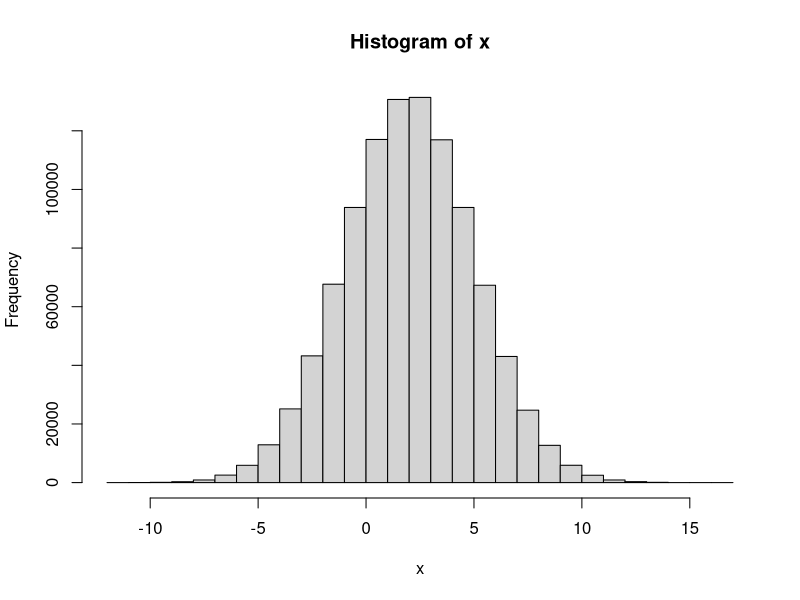
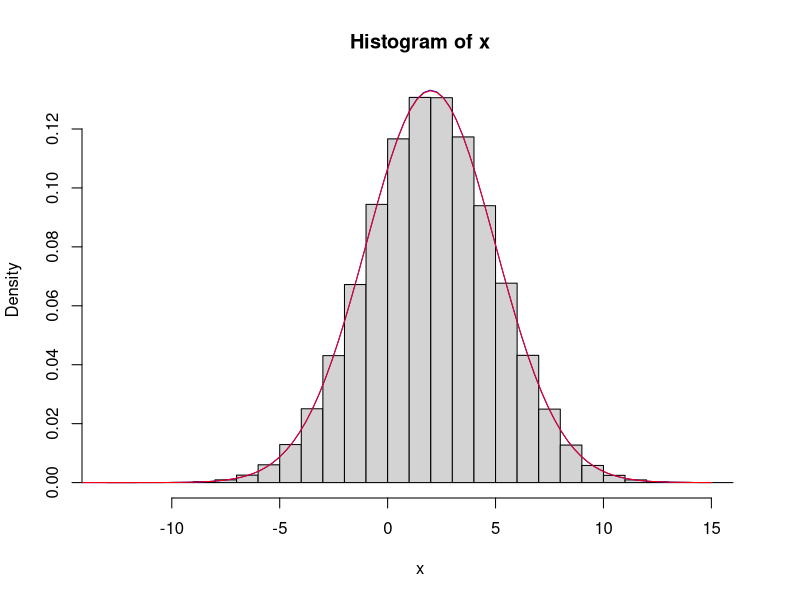
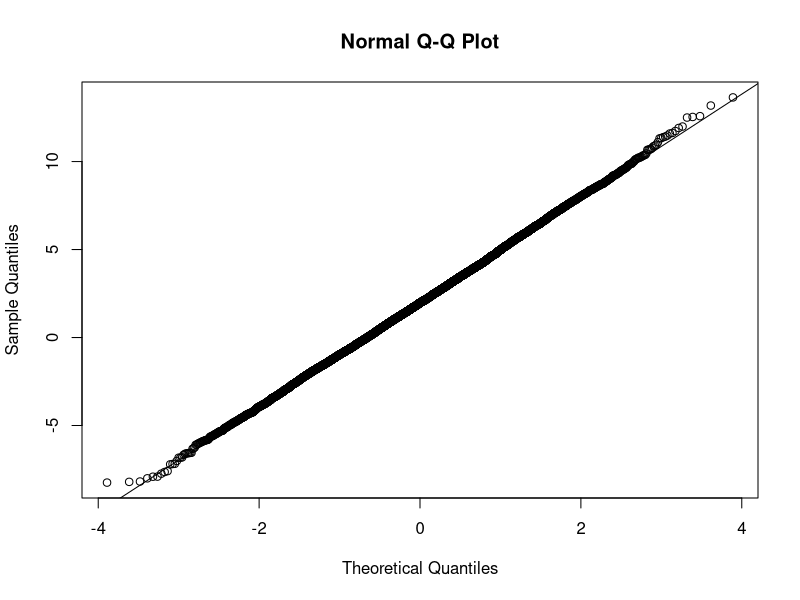
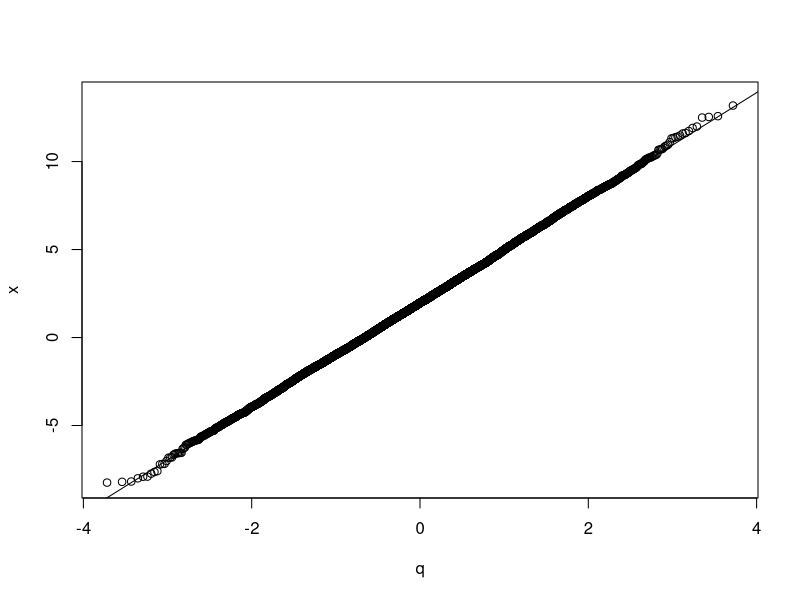
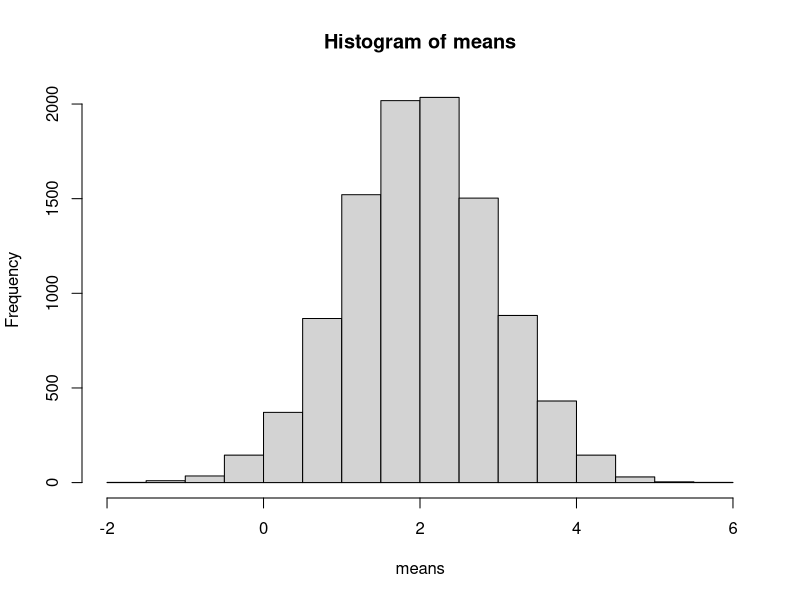
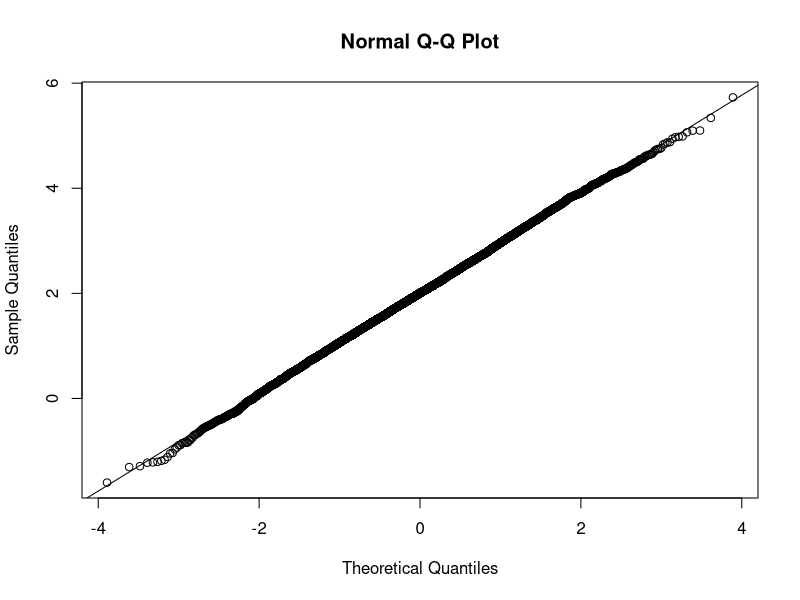

The R source for these figures, in order:
## ---- chunk 1
knitr::opts_chunk$set(echo = TRUE)
## ---- chunk 2
rnorm(n = 10, mean = 2, sd = 3)
## ---- chunk 3
x = rnorm(n = 1000000, mean = 2, sd = 3)
hist(x)
## ---- chunk 4
mean(x)
sd(x)
## ---- chunk 5
x = rnorm(n = 1000000, mean = 2, sd = 3)
hist(x, freq = FALSE) # with freq = FALSE, the area of the histogram will be one
xx = seq(-15, 15, length.out = 100)
lines(xx, dnorm(xx, mean = mean(x), sd = sd(x)), col="blue")
lines(xx, dnorm(xx, mean = 2, sd = 3), col="red")
## ---- chunk 6
x = rnorm(n = 10000, mean = 2, sd = 3)
qqnorm(x)
qqline(x) # this just adds the line in the plot
## ---- chunk 7
x = sort(x)
n = length(x)
p = (1:n)/n   # step 1 above
q = qnorm(p)  # step 2 above
plot(x~q)      # step 3 above
abline(mean(x), sd(x)) # Plot a line with intercept = mean(x) and slope = sd(x)
## ---- chunk 8
n_iter = 10000            # Number of iterations
mu_x = 2                  # Mean of the normal distribution (same as used above)
sd_x = 3                  # Standard deviation of the normal distribution (same as used above)
n = 10                    # Sample size
means = rep(NA, n_iter)   # An empty vector to store the means in
for(i in 1:n_iter){        # Start of the loop
  x = rnorm(n, mu_x, sd_x)  # Using the same mean and sd as above
  means[i] = mean(x)      # Compute mean(x) and store it as the i'th element in vector 'means'
}                          # End of loop
## ---- chunk 9
hist(means)
## ---- chunk 10
(sem_theoretical = sd_x/sqrt(n))
(sem_simulated = sd(means)) # Standard error of the mean from the above simulation
## ---- chunk 11
qqnorm(means)
qqline(means)
